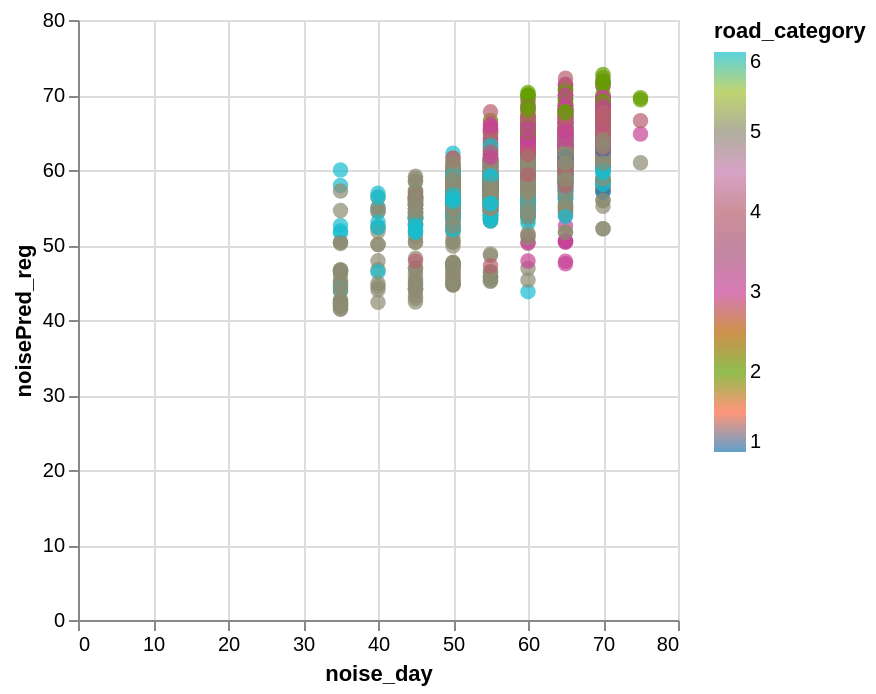

Notebook code for this chart:
### Code cell
data_test['noisePred_reg'] = y_pred

alt.Chart(data_test).mark_circle(size=60).encode(
    x='noise_day',
    y='noisePred_reg',
    color=alt.Color('road_category', scale=alt.Scale(scheme='category10')),
    tooltip=['road_id']
).interactive()

### Figure 1 — Vega-Lite specification as saved in the notebook (floating-point values rounded to 4 significant figures; data arrays with more than 128 entries replaced by an {"elided": "..."} marker saying what was removed)
{"config": {"view": {"continuousWidth": 300, "continuousHeight": 300}}, "data": {"name": "data-f94076cdc39503c0b1a3853f60d72335"}, "mark": {"type": "circle", "size": 60}, "encoding": {"color": {"field": "road_category", "scale": {"scheme": "category10"}, "type": "quantitative"}, "tooltip": [{"field": "road_id", "type": "nominal"}], "x": {"field": "noise_day", "type": "quantitative"}, "y": {"field": "noisePred_reg", "type": "quantitative"}}, "params": [{"name": "param_1e9efca18e7a2868", "select": {"type": "interval", "encodings": ["x", "y"]}, "bind": "scales"}], "$schema": "https://vega.github.io/schema/vega-lite/v6.4.1.json", "datasets": {"data-f94076cdc39503c0b1a3853f60d72335": {"elided": "2525 records"}}}
